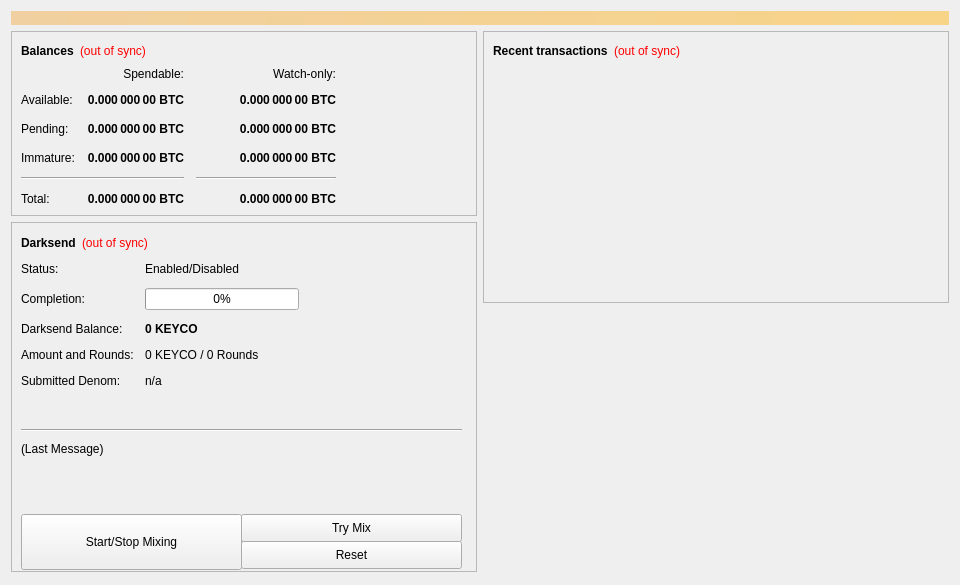
<?xml version="1.0" encoding="UTF-8"?>
<ui version="4.0">
 <class>OverviewPage</class>
 <widget class="QWidget" name="OverviewPage">
  <property name="geometry">
   <rect>
    <x>0</x>
    <y>0</y>
    <width>960</width>
    <height>585</height>
   </rect>
  </property>
  <property name="minimumSize">
   <size>
    <width>960</width>
    <height>0</height>
   </size>
  </property>
  <property name="windowTitle">
   <string>Form</string>
  </property>
  <layout class="QVBoxLayout" name="topLayout">
   <item>
    <widget class="QLabel" name="labelAlerts">
     <property name="visible">
      <bool>false</bool>
     </property>
     <property name="styleSheet">
      <string notr="true">background-color: qlineargradient(x1: 0, y1: 0, x2: 1, y2: 0, stop:0 #F0D0A0, stop:1 #F8D488); color:#000000;</string>
     </property>
     <property name="wordWrap">
      <bool>true</bool>
     </property>
     <property name="margin">
      <number>3</number>
     </property>
    </widget>
   </item>
   <item>
    <layout class="QHBoxLayout" name="horizontalLayout" stretch="1,1">
     <item>
      <layout class="QVBoxLayout" name="verticalLayout_2">
       <item>
        <widget class="QFrame" name="frame">
         <property name="frameShape">
          <enum>QFrame::StyledPanel</enum>
         </property>
         <property name="frameShadow">
          <enum>QFrame::Raised</enum>
         </property>
         <layout class="QVBoxLayout" name="verticalLayout_4">
          <item>
           <layout class="QHBoxLayout" name="horizontalLayout_4">
            <item>
             <widget class="QLabel" name="label_5">
              <property name="font">
               <font>
                <weight>75</weight>
                <bold>true</bold>
               </font>
              </property>
              <property name="text">
               <string>Balances</string>
              </property>
             </widget>
            </item>
            <item>
             <widget class="QLabel" name="labelWalletStatus">
              <property name="cursor">
               <cursorShape>WhatsThisCursor</cursorShape>
              </property>
              <property name="toolTip">
               <string>The displayed information may be out of date. Your wallet automatically synchronizes with the Keyco network after a connection is established, but this process has not completed yet.</string>
              </property>
              <property name="styleSheet">
               <string notr="true">QLabel { color: red; }</string>
              </property>
              <property name="text">
               <string notr="true">(out of sync)</string>
              </property>
              <property name="alignment">
               <set>Qt::AlignLeading|Qt::AlignLeft|Qt::AlignVCenter</set>
              </property>
             </widget>
            </item>
            <item>
             <spacer name="horizontalSpacer_3">
              <property name="orientation">
               <enum>Qt::Horizontal</enum>
              </property>
              <property name="sizeHint" stdset="0">
               <size>
                <width>40</width>
                <height>20</height>
               </size>
              </property>
             </spacer>
            </item>
           </layout>
          </item>
          <item>
           <layout class="QGridLayout" name="gridLayout">
            <property name="spacing">
             <number>12</number>
            </property>
            <item row="2" column="2">
             <widget class="QLabel" name="labelWatchPending">
              <property name="font">
               <font>
                <weight>75</weight>
                <bold>true</bold>
               </font>
              </property>
              <property name="cursor">
               <cursorShape>IBeamCursor</cursorShape>
              </property>
              <property name="toolTip">
               <string>Unconfirmed transactions to watch-only addresses</string>
              </property>
              <property name="text">
               <string notr="true">0.000 000 00 BTC</string>
              </property>
              <property name="alignment">
               <set>Qt::AlignRight|Qt::AlignTrailing|Qt::AlignVCenter</set>
              </property>
              <property name="textInteractionFlags">
               <set>Qt::LinksAccessibleByMouse|Qt::TextSelectableByKeyboard|Qt::TextSelectableByMouse</set>
              </property>
             </widget>
            </item>
            <item row="2" column="1">
             <widget class="QLabel" name="labelUnconfirmed">
              <property name="font">
               <font>
                <weight>75</weight>
                <bold>true</bold>
               </font>
              </property>
              <property name="cursor">
               <cursorShape>IBeamCursor</cursorShape>
              </property>
              <property name="toolTip">
               <string>Total of transactions that have yet to be confirmed, and do not yet count toward the spendable balance</string>
              </property>
              <property name="text">
               <string notr="true">0.000 000 00 BTC</string>
              </property>
              <property name="alignment">
               <set>Qt::AlignRight|Qt::AlignTrailing|Qt::AlignVCenter</set>
              </property>
              <property name="textInteractionFlags">
               <set>Qt::LinksAccessibleByMouse|Qt::TextSelectableByKeyboard|Qt::TextSelectableByMouse</set>
              </property>
             </widget>
            </item>
            <item row="3" column="2">
             <widget class="QLabel" name="labelWatchImmature">
              <property name="font">
               <font>
                <weight>75</weight>
                <bold>true</bold>
               </font>
              </property>
              <property name="cursor">
               <cursorShape>IBeamCursor</cursorShape>
              </property>
              <property name="toolTip">
               <string>Mined balance in watch-only addresses that has not yet matured</string>
              </property>
              <property name="text">
               <string notr="true">0.000 000 00 BTC</string>
              </property>
              <property name="alignment">
               <set>Qt::AlignRight|Qt::AlignTrailing|Qt::AlignVCenter</set>
              </property>
              <property name="textInteractionFlags">
               <set>Qt::LinksAccessibleByMouse|Qt::TextSelectableByKeyboard|Qt::TextSelectableByMouse</set>
              </property>
             </widget>
            </item>
            <item row="4" column="0" colspan="2">
             <widget class="Line" name="lineSpendableBalance">
              <property name="orientation">
               <enum>Qt::Horizontal</enum>
              </property>
             </widget>
            </item>
            <item row="4" column="2">
             <widget class="Line" name="lineWatchBalance">
              <property name="sizePolicy">
               <sizepolicy hsizetype="Preferred" vsizetype="Fixed">
                <horstretch>0</horstretch>
                <verstretch>0</verstretch>
               </sizepolicy>
              </property>
              <property name="minimumSize">
               <size>
                <width>140</width>
                <height>0</height>
               </size>
              </property>
              <property name="orientation">
               <enum>Qt::Horizontal</enum>
              </property>
             </widget>
            </item>
            <item row="5" column="0">
             <widget class="QLabel" name="labelTotalText">
              <property name="text">
               <string>Total:</string>
              </property>
             </widget>
            </item>
            <item row="3" column="1">
             <widget class="QLabel" name="labelImmature">
              <property name="font">
               <font>
                <weight>75</weight>
                <bold>true</bold>
               </font>
              </property>
              <property name="cursor">
               <cursorShape>IBeamCursor</cursorShape>
              </property>
              <property name="toolTip">
               <string>Mined balance that has not yet matured</string>
              </property>
              <property name="text">
               <string notr="true">0.000 000 00 BTC</string>
              </property>
              <property name="alignment">
               <set>Qt::AlignRight|Qt::AlignTrailing|Qt::AlignVCenter</set>
              </property>
              <property name="textInteractionFlags">
               <set>Qt::LinksAccessibleByMouse|Qt::TextSelectableByKeyboard|Qt::TextSelectableByMouse</set>
              </property>
             </widget>
            </item>
            <item row="2" column="3">
             <spacer name="horizontalSpacer_2">
              <property name="orientation">
               <enum>Qt::Horizontal</enum>
              </property>
              <property name="sizeHint" stdset="0">
               <size>
                <width>40</width>
                <height>20</height>
               </size>
              </property>
             </spacer>
            </item>
            <item row="3" column="0">
             <widget class="QLabel" name="labelImmatureText">
              <property name="text">
               <string>Immature:</string>
              </property>
             </widget>
            </item>
            <item row="5" column="1">
             <widget class="QLabel" name="labelTotal">
              <property name="font">
               <font>
                <weight>75</weight>
                <bold>true</bold>
               </font>
              </property>
              <property name="cursor">
               <cursorShape>IBeamCursor</cursorShape>
              </property>
              <property name="toolTip">
               <string>Your current total balance</string>
              </property>
              <property name="text">
               <string notr="true">0.000 000 00 BTC</string>
              </property>
              <property name="alignment">
               <set>Qt::AlignRight|Qt::AlignTrailing|Qt::AlignVCenter</set>
              </property>
              <property name="textInteractionFlags">
               <set>Qt::LinksAccessibleByMouse|Qt::TextSelectableByKeyboard|Qt::TextSelectableByMouse</set>
              </property>
             </widget>
            </item>
            <item row="5" column="2">
             <widget class="QLabel" name="labelWatchTotal">
              <property name="font">
               <font>
                <weight>75</weight>
                <bold>true</bold>
               </font>
              </property>
              <property name="cursor">
               <cursorShape>IBeamCursor</cursorShape>
              </property>
              <property name="toolTip">
               <string>Current total balance in watch-only addresses</string>
              </property>
              <property name="text">
               <string notr="true">0.000 000 00 BTC</string>
              </property>
              <property name="alignment">
               <set>Qt::AlignRight|Qt::AlignTrailing|Qt::AlignVCenter</set>
              </property>
              <property name="textInteractionFlags">
               <set>Qt::LinksAccessibleByMouse|Qt::TextSelectableByKeyboard|Qt::TextSelectableByMouse</set>
              </property>
             </widget>
            </item>
            <item row="0" column="2">
             <widget class="QLabel" name="labelWatchonly">
              <property name="text">
               <string>Watch-only:</string>
              </property>
              <property name="alignment">
               <set>Qt::AlignRight|Qt::AlignTrailing|Qt::AlignVCenter</set>
              </property>
             </widget>
            </item>
            <item row="1" column="0">
             <widget class="QLabel" name="labelBalanceText">
              <property name="text">
               <string>Available:</string>
              </property>
             </widget>
            </item>
            <item row="1" column="1">
             <widget class="QLabel" name="labelBalance">
              <property name="font">
               <font>
                <weight>75</weight>
                <bold>true</bold>
               </font>
              </property>
              <property name="cursor">
               <cursorShape>IBeamCursor</cursorShape>
              </property>
              <property name="toolTip">
               <string>Your current spendable balance</string>
              </property>
              <property name="text">
               <string notr="true">0.000 000 00 BTC</string>
              </property>
              <property name="alignment">
               <set>Qt::AlignRight|Qt::AlignTrailing|Qt::AlignVCenter</set>
              </property>
              <property name="textInteractionFlags">
               <set>Qt::LinksAccessibleByMouse|Qt::TextSelectableByKeyboard|Qt::TextSelectableByMouse</set>
              </property>
             </widget>
            </item>
            <item row="1" column="2">
             <widget class="QLabel" name="labelWatchAvailable">
              <property name="font">
               <font>
                <weight>75</weight>
                <bold>true</bold>
               </font>
              </property>
              <property name="cursor">
               <cursorShape>IBeamCursor</cursorShape>
              </property>
              <property name="toolTip">
               <string>Your current balance in watch-only addresses</string>
              </property>
              <property name="text">
               <string notr="true">0.000 000 00 BTC</string>
              </property>
              <property name="alignment">
               <set>Qt::AlignRight|Qt::AlignTrailing|Qt::AlignVCenter</set>
              </property>
              <property name="textInteractionFlags">
               <set>Qt::LinksAccessibleByMouse|Qt::TextSelectableByKeyboard|Qt::TextSelectableByMouse</set>
              </property>
             </widget>
            </item>
            <item row="2" column="0">
             <widget class="QLabel" name="labelPendingText">
              <property name="text">
               <string>Pending:</string>
              </property>
             </widget>
            </item>
            <item row="0" column="1">
             <widget class="QLabel" name="labelSpendable">
              <property name="text">
               <string>Spendable:</string>
              </property>
              <property name="alignment">
               <set>Qt::AlignRight|Qt::AlignTrailing|Qt::AlignVCenter</set>
              </property>
             </widget>
            </item>
           </layout>
          </item>
         </layout>
        </widget>
       </item>
       <item>
        <widget class="QFrame" name="frameDarksend">
         <property name="minimumSize">
          <size>
           <width>0</width>
           <height>350</height>
          </size>
         </property>
         <property name="layoutDirection">
          <enum>Qt::LeftToRight</enum>
         </property>
         <property name="frameShape">
          <enum>QFrame::StyledPanel</enum>
         </property>
         <property name="frameShadow">
          <enum>QFrame::Raised</enum>
         </property>
         <widget class="QWidget" name="formLayoutWidget">
          <property name="geometry">
           <rect>
            <x>10</x>
            <y>40</y>
            <width>451</width>
            <height>161</height>
           </rect>
          </property>
          <layout class="QFormLayout" name="formLayout">
           <property name="fieldGrowthPolicy">
            <enum>QFormLayout::AllNonFixedFieldsGrow</enum>
           </property>
           <property name="horizontalSpacing">
            <number>11</number>
           </property>
           <property name="verticalSpacing">
            <number>12</number>
           </property>
           <item row="0" column="0">
            <widget class="QLabel" name="label_6">
             <property name="text">
              <string>Status:</string>
             </property>
            </widget>
           </item>
           <item row="1" column="0">
            <widget class="QLabel" name="label_7">
             <property name="text">
              <string>Completion:</string>
             </property>
            </widget>
           </item>
           <item row="1" column="1">
            <widget class="QProgressBar" name="darksendProgress">
             <property name="maximumSize">
              <size>
               <width>154</width>
               <height>16777215</height>
              </size>
             </property>
             <property name="value">
              <number>0</number>
             </property>
            </widget>
           </item>
           <item row="2" column="0">
            <widget class="QLabel" name="labelAnonymizedText">
             <property name="text">
              <string>Darksend Balance:</string>
             </property>
            </widget>
           </item>
           <item row="2" column="1">
            <widget class="QLabel" name="labelAnonymized">
             <property name="font">
              <font>
               <weight>75</weight>
               <bold>true</bold>
              </font>
             </property>
             <property name="text">
              <string notr="true">0 KEYCO</string>
             </property>
            </widget>
           </item>
           <item row="3" column="0">
            <widget class="QLabel" name="label_8">
             <property name="text">
              <string>Amount and Rounds:</string>
             </property>
            </widget>
           </item>
           <item row="3" column="1">
            <widget class="QLabel" name="labelAmountRounds">
             <property name="text">
              <string>0 KEYCO / 0 Rounds</string>
             </property>
            </widget>
           </item>
           <item row="4" column="0">
            <widget class="QLabel" name="label_9">
             <property name="text">
              <string>Submitted Denom:</string>
             </property>
            </widget>
           </item>
           <item row="4" column="1">
            <widget class="QLabel" name="labelSubmittedDenom">
             <property name="toolTip">
              <string>The denominations you submitted to the Masternode.&lt;br&gt;To mix, other users must submit the exact same denominations.</string>
             </property>
             <property name="text">
              <string>n/a</string>
             </property>
            </widget>
           </item>
           <item row="0" column="1">
            <widget class="QLabel" name="darksendEnabled">
             <property name="text">
              <string>Enabled/Disabled</string>
             </property>
            </widget>
           </item>
          </layout>
         </widget>
         <widget class="QPushButton" name="runAutoDenom">
          <property name="geometry">
           <rect>
            <x>251</x>
            <y>17</y>
            <width>1</width>
            <height>1</height>
           </rect>
          </property>
          <property name="palette">
           <palette>
            <active>
             <colorrole role="WindowText">
              <brush brushstyle="SolidPattern">
               <color alpha="255">
                <red>0</red>
                <green>0</green>
                <blue>0</blue>
               </color>
              </brush>
             </colorrole>
             <colorrole role="Button">
              <brush brushstyle="SolidPattern">
               <color alpha="255">
                <red>239</red>
                <green>238</green>
                <blue>238</blue>
               </color>
              </brush>
             </colorrole>
             <colorrole role="Light">
              <brush brushstyle="SolidPattern">
               <color alpha="255">
                <red>255</red>
                <green>255</green>
                <blue>255</blue>
               </color>
              </brush>
             </colorrole>
             <colorrole role="Midlight">
              <brush brushstyle="SolidPattern">
               <color alpha="255">
                <red>247</red>
                <green>246</green>
                <blue>246</blue>
               </color>
              </brush>
             </colorrole>
             <colorrole role="Dark">
              <brush brushstyle="SolidPattern">
               <color alpha="255">
                <red>119</red>
                <green>119</green>
                <blue>119</blue>
               </color>
              </brush>
             </colorrole>
             <colorrole role="Mid">
              <brush brushstyle="SolidPattern">
               <color alpha="255">
                <red>159</red>
                <green>159</green>
                <blue>159</blue>
               </color>
              </brush>
             </colorrole>
             <colorrole role="Text">
              <brush brushstyle="SolidPattern">
               <color alpha="255">
                <red>0</red>
                <green>0</green>
                <blue>0</blue>
               </color>
              </brush>
             </colorrole>
             <colorrole role="BrightText">
              <brush brushstyle="SolidPattern">
               <color alpha="255">
                <red>255</red>
                <green>255</green>
                <blue>255</blue>
               </color>
              </brush>
             </colorrole>
             <colorrole role="ButtonText">
              <brush brushstyle="SolidPattern">
               <color alpha="255">
                <red>0</red>
                <green>0</green>
                <blue>0</blue>
               </color>
              </brush>
             </colorrole>
             <colorrole role="Base">
              <brush brushstyle="SolidPattern">
               <color alpha="255">
                <red>255</red>
                <green>255</green>
                <blue>255</blue>
               </color>
              </brush>
             </colorrole>
             <colorrole role="Window">
              <brush brushstyle="SolidPattern">
               <color alpha="255">
                <red>239</red>
                <green>238</green>
                <blue>238</blue>
               </color>
              </brush>
             </colorrole>
             <colorrole role="Shadow">
              <brush brushstyle="SolidPattern">
               <color alpha="255">
                <red>0</red>
                <green>0</green>
                <blue>0</blue>
               </color>
              </brush>
             </colorrole>
             <colorrole role="AlternateBase">
              <brush brushstyle="SolidPattern">
               <color alpha="255">
                <red>247</red>
                <green>246</green>
                <blue>246</blue>
               </color>
              </brush>
             </colorrole>
             <colorrole role="ToolTipBase">
              <brush brushstyle="SolidPattern">
               <color alpha="255">
                <red>255</red>
                <green>255</green>
                <blue>220</blue>
               </color>
              </brush>
             </colorrole>
             <colorrole role="ToolTipText">
              <brush brushstyle="SolidPattern">
               <color alpha="255">
                <red>0</red>
                <green>0</green>
                <blue>0</blue>
               </color>
              </brush>
             </colorrole>
            </active>
            <inactive>
             <colorrole role="WindowText">
              <brush brushstyle="SolidPattern">
               <color alpha="255">
                <red>0</red>
                <green>0</green>
                <blue>0</blue>
               </color>
              </brush>
             </colorrole>
             <colorrole role="Button">
              <brush brushstyle="SolidPattern">
               <color alpha="255">
                <red>239</red>
                <green>238</green>
                <blue>238</blue>
               </color>
              </brush>
             </colorrole>
             <colorrole role="Light">
              <brush brushstyle="SolidPattern">
               <color alpha="255">
                <red>255</red>
                <green>255</green>
                <blue>255</blue>
               </color>
              </brush>
             </colorrole>
             <colorrole role="Midlight">
              <brush brushstyle="SolidPattern">
               <color alpha="255">
                <red>247</red>
                <green>246</green>
                <blue>246</blue>
               </color>
              </brush>
             </colorrole>
             <colorrole role="Dark">
              <brush brushstyle="SolidPattern">
               <color alpha="255">
                <red>119</red>
                <green>119</green>
                <blue>119</blue>
               </color>
              </brush>
             </colorrole>
             <colorrole role="Mid">
              <brush brushstyle="SolidPattern">
               <color alpha="255">
                <red>159</red>
                <green>159</green>
                <blue>159</blue>
               </color>
              </brush>
             </colorrole>
             <colorrole role="Text">
              <brush brushstyle="SolidPattern">
               <color alpha="255">
                <red>0</red>
                <green>0</green>
                <blue>0</blue>
               </color>
              </brush>
             </colorrole>
             <colorrole role="BrightText">
              <brush brushstyle="SolidPattern">
               <color alpha="255">
                <red>255</red>
                <green>255</green>
                <blue>255</blue>
               </color>
              </brush>
             </colorrole>
             <colorrole role="ButtonText">
              <brush brushstyle="SolidPattern">
               <color alpha="255">
                <red>0</red>
                <green>0</green>
                <blue>0</blue>
               </color>
              </brush>
             </colorrole>
             <colorrole role="Base">
              <brush brushstyle="SolidPattern">
               <color alpha="255">
                <red>255</red>
                <green>255</green>
                <blue>255</blue>
               </color>
              </brush>
             </colorrole>
             <colorrole role="Window">
              <brush brushstyle="SolidPattern">
               <color alpha="255">
                <red>239</red>
                <green>238</green>
                <blue>238</blue>
               </color>
              </brush>
             </colorrole>
             <colorrole role="Shadow">
              <brush brushstyle="SolidPattern">
               <color alpha="255">
                <red>0</red>
                <green>0</green>
                <blue>0</blue>
               </color>
              </brush>
             </colorrole>
             <colorrole role="AlternateBase">
              <brush brushstyle="SolidPattern">
               <color alpha="255">
                <red>247</red>
                <green>246</green>
                <blue>246</blue>
               </color>
              </brush>
             </colorrole>
             <colorrole role="ToolTipBase">
              <brush brushstyle="SolidPattern">
               <color alpha="255">
                <red>255</red>
                <green>255</green>
                <blue>220</blue>
               </color>
              </brush>
             </colorrole>
             <colorrole role="ToolTipText">
              <brush brushstyle="SolidPattern">
               <color alpha="255">
                <red>0</red>
                <green>0</green>
                <blue>0</blue>
               </color>
              </brush>
             </colorrole>
            </inactive>
            <disabled>
             <colorrole role="WindowText">
              <brush brushstyle="SolidPattern">
               <color alpha="255">
                <red>119</red>
                <green>119</green>
                <blue>119</blue>
               </color>
              </brush>
             </colorrole>
             <colorrole role="Button">
              <brush brushstyle="SolidPattern">
               <color alpha="255">
                <red>239</red>
                <green>238</green>
                <blue>238</blue>
               </color>
              </brush>
             </colorrole>
             <colorrole role="Light">
              <brush brushstyle="SolidPattern">
               <color alpha="255">
                <red>255</red>
                <green>255</green>
                <blue>255</blue>
               </color>
              </brush>
             </colorrole>
             <colorrole role="Midlight">
              <brush brushstyle="SolidPattern">
               <color alpha="255">
                <red>247</red>
                <green>246</green>
                <blue>246</blue>
               </color>
              </brush>
             </colorrole>
             <colorrole role="Dark">
              <brush brushstyle="SolidPattern">
               <color alpha="255">
                <red>119</red>
                <green>119</green>
                <blue>119</blue>
               </color>
              </brush>
             </colorrole>
             <colorrole role="Mid">
              <brush brushstyle="SolidPattern">
               <color alpha="255">
                <red>159</red>
                <green>159</green>
                <blue>159</blue>
               </color>
              </brush>
             </colorrole>
             <colorrole role="Text">
              <brush brushstyle="SolidPattern">
               <color alpha="255">
                <red>119</red>
                <green>119</green>
                <blue>119</blue>
               </color>
              </brush>
             </colorrole>
             <colorrole role="BrightText">
              <brush brushstyle="SolidPattern">
               <color alpha="255">
                <red>255</red>
                <green>255</green>
                <blue>255</blue>
               </color>
              </brush>
             </colorrole>
             <colorrole role="ButtonText">
              <brush brushstyle="SolidPattern">
               <color alpha="255">
                <red>119</red>
                <green>119</green>
                <blue>119</blue>
               </color>
              </brush>
             </colorrole>
             <colorrole role="Base">
              <brush brushstyle="SolidPattern">
               <color alpha="255">
                <red>239</red>
                <green>238</green>
                <blue>238</blue>
               </color>
              </brush>
             </colorrole>
             <colorrole role="Window">
              <brush brushstyle="SolidPattern">
               <color alpha="255">
                <red>239</red>
                <green>238</green>
                <blue>238</blue>
               </color>
              </brush>
             </colorrole>
             <colorrole role="Shadow">
              <brush brushstyle="SolidPattern">
               <color alpha="255">
                <red>0</red>
                <green>0</green>
                <blue>0</blue>
               </color>
              </brush>
             </colorrole>
             <colorrole role="AlternateBase">
              <brush brushstyle="SolidPattern">
               <color alpha="255">
                <red>239</red>
                <green>238</green>
                <blue>238</blue>
               </color>
              </brush>
             </colorrole>
             <colorrole role="ToolTipBase">
              <brush brushstyle="SolidPattern">
               <color alpha="255">
                <red>255</red>
                <green>255</green>
                <blue>220</blue>
               </color>
              </brush>
             </colorrole>
             <colorrole role="ToolTipText">
              <brush brushstyle="SolidPattern">
               <color alpha="255">
                <red>0</red>
                <green>0</green>
                <blue>0</blue>
               </color>
              </brush>
             </colorrole>
            </disabled>
           </palette>
          </property>
          <property name="focusPolicy">
           <enum>Qt::NoFocus</enum>
          </property>
          <property name="autoFillBackground">
           <bool>true</bool>
          </property>
          <property name="text">
           <string/>
          </property>
          <property name="flat">
           <bool>true</bool>
          </property>
         </widget>
         <widget class="QPushButton" name="toggleDarksend">
          <property name="geometry">
           <rect>
            <x>10</x>
            <y>292</y>
            <width>221</width>
            <height>56</height>
           </rect>
          </property>
          <property name="sizePolicy">
           <sizepolicy hsizetype="MinimumExpanding" vsizetype="Fixed">
            <horstretch>0</horstretch>
            <verstretch>0</verstretch>
           </sizepolicy>
          </property>
          <property name="text">
           <string>Start/Stop Mixing</string>
          </property>
         </widget>
         <widget class="Line" name="lineLastMessage">
          <property name="geometry">
           <rect>
            <x>10</x>
            <y>200</y>
            <width>441</width>
            <height>16</height>
           </rect>
          </property>
          <property name="orientation">
           <enum>Qt::Horizontal</enum>
          </property>
         </widget>
         <widget class="QLabel" name="darksendStatus">
          <property name="geometry">
           <rect>
            <x>10</x>
            <y>220</y>
            <width>451</width>
            <height>61</height>
           </rect>
          </property>
          <property name="minimumSize">
           <size>
            <width>288</width>
            <height>43</height>
           </size>
          </property>
          <property name="text">
           <string>(Last Message)</string>
          </property>
          <property name="alignment">
           <set>Qt::AlignLeading|Qt::AlignLeft|Qt::AlignTop</set>
          </property>
          <property name="wordWrap">
           <bool>true</bool>
          </property>
         </widget>
         <widget class="QPushButton" name="darksendAuto">
          <property name="geometry">
           <rect>
            <x>230</x>
            <y>292</y>
            <width>221</width>
            <height>28</height>
           </rect>
          </property>
          <property name="sizePolicy">
           <sizepolicy hsizetype="MinimumExpanding" vsizetype="Fixed">
            <horstretch>0</horstretch>
            <verstretch>0</verstretch>
           </sizepolicy>
          </property>
          <property name="toolTip">
           <string>Try to manually submit a Darksend request.</string>
          </property>
          <property name="text">
           <string>Try Mix</string>
          </property>
         </widget>
         <widget class="QPushButton" name="darksendReset">
          <property name="geometry">
           <rect>
            <x>230</x>
            <y>319</y>
            <width>221</width>
            <height>28</height>
           </rect>
          </property>
          <property name="sizePolicy">
           <sizepolicy hsizetype="MinimumExpanding" vsizetype="Fixed">
            <horstretch>0</horstretch>
            <verstretch>0</verstretch>
           </sizepolicy>
          </property>
          <property name="toolTip">
           <string>Reset the current status of Darksend (can interrupt Darksend if it's in the process of Mixing, which can cost you money!)</string>
          </property>
          <property name="autoFillBackground">
           <bool>false</bool>
          </property>
          <property name="text">
           <string>Reset</string>
          </property>
         </widget>
         <widget class="QWidget" name="layoutWidget">
          <property name="geometry">
           <rect>
            <x>10</x>
            <y>10</y>
            <width>431</width>
            <height>22</height>
           </rect>
          </property>
          <layout class="QHBoxLayout" name="horizontalLayout_5">
           <item>
            <widget class="QLabel" name="label_2">
             <property name="font">
              <font>
               <weight>75</weight>
               <bold>true</bold>
              </font>
             </property>
             <property name="text">
              <string>Darksend</string>
             </property>
            </widget>
           </item>
           <item>
            <widget class="QLabel" name="labelDarksendSyncStatus">
             <property name="toolTip">
              <string>The displayed information may be out of date. Your wallet automatically synchronizes with the Keyco network after a connection is established, but this process has not completed yet.</string>
             </property>
             <property name="styleSheet">
              <string notr="true">QLabel { color: red; }</string>
             </property>
             <property name="text">
              <string notr="true">(out of sync)</string>
             </property>
             <property name="alignment">
              <set>Qt::AlignLeading|Qt::AlignLeft|Qt::AlignVCenter</set>
             </property>
            </widget>
           </item>
           <item>
            <spacer name="horizontalSpacer_4">
             <property name="orientation">
              <enum>Qt::Horizontal</enum>
             </property>
             <property name="sizeHint" stdset="0">
              <size>
               <width>40</width>
               <height>20</height>
              </size>
             </property>
            </spacer>
           </item>
          </layout>
         </widget>
        </widget>
       </item>
       <item>
        <spacer name="verticalSpacer">
         <property name="orientation">
          <enum>Qt::Vertical</enum>
         </property>
         <property name="sizeHint" stdset="0">
          <size>
           <width>20</width>
           <height>40</height>
          </size>
         </property>
        </spacer>
       </item>
      </layout>
     </item>
     <item>
      <layout class="QVBoxLayout" name="verticalLayout_3">
       <item>
        <widget class="QFrame" name="frame_2">
         <property name="frameShape">
          <enum>QFrame::StyledPanel</enum>
         </property>
         <property name="frameShadow">
          <enum>QFrame::Raised</enum>
         </property>
         <layout class="QVBoxLayout" name="verticalLayout">
          <item>
           <layout class="QHBoxLayout" name="horizontalLayout_2">
            <item>
             <widget class="QLabel" name="label_4">
              <property name="font">
               <font>
                <weight>75</weight>
                <bold>true</bold>
               </font>
              </property>
              <property name="text">
               <string>Recent transactions</string>
              </property>
             </widget>
            </item>
            <item>
             <widget class="QLabel" name="labelTransactionsStatus">
              <property name="cursor">
               <cursorShape>WhatsThisCursor</cursorShape>
              </property>
              <property name="toolTip">
               <string>The displayed information may be out of date. Your wallet automatically synchronizes with the Keyco network after a connection is established, but this process has not completed yet.</string>
              </property>
              <property name="styleSheet">
               <string notr="true">QLabel { color: red; }</string>
              </property>
              <property name="text">
               <string notr="true">(out of sync)</string>
              </property>
              <property name="alignment">
               <set>Qt::AlignRight|Qt::AlignTrailing|Qt::AlignVCenter</set>
              </property>
             </widget>
            </item>
            <item>
             <spacer name="horizontalSpacer">
              <property name="orientation">
               <enum>Qt::Horizontal</enum>
              </property>
              <property name="sizeHint" stdset="0">
               <size>
                <width>40</width>
                <height>20</height>
               </size>
              </property>
             </spacer>
            </item>
           </layout>
          </item>
          <item>
           <widget class="QListView" name="listTransactions">
            <property name="styleSheet">
             <string notr="true">QListView { background: transparent; }</string>
            </property>
            <property name="frameShape">
             <enum>QFrame::NoFrame</enum>
            </property>
            <property name="verticalScrollBarPolicy">
             <enum>Qt::ScrollBarAlwaysOff</enum>
            </property>
            <property name="horizontalScrollBarPolicy">
             <enum>Qt::ScrollBarAlwaysOff</enum>
            </property>
            <property name="selectionMode">
             <enum>QAbstractItemView::NoSelection</enum>
            </property>
           </widget>
          </item>
         </layout>
        </widget>
       </item>
       <item>
        <spacer name="verticalSpacer_2">
         <property name="orientation">
          <enum>Qt::Vertical</enum>
         </property>
         <property name="sizeHint" stdset="0">
          <size>
           <width>20</width>
           <height>40</height>
          </size>
         </property>
        </spacer>
       </item>
      </layout>
     </item>
    </layout>
   </item>
  </layout>
 </widget>
 <resources/>
 <connections/>
</ui>
